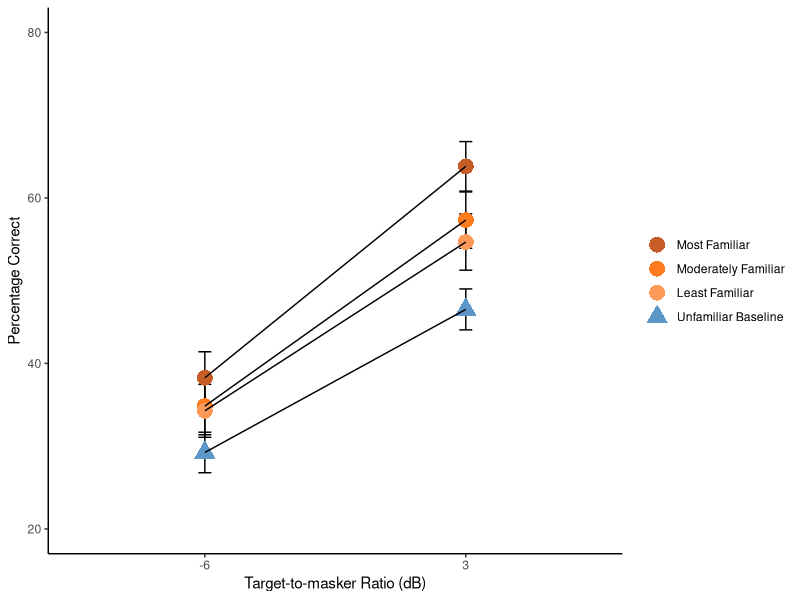

Reproduce this figure in R.
# YES means the finding was replicated, NO means it was not

# Load the file SpeechIntelligibility_PercentCorrect_(n=50) that I renames in the folder
#Libraries
#install.packages("readxl")
library(readxl)
library(tidyverse)
library(ggpubr)
library(rstatix)

# Files
data <- read_excel("Dataspeechpercent.xls") # Corresponds to the percentage of successes at voice intelligibility task
data2 <- read_excel("z_scores.xlsx") # Corresponds to the z scores computed from the results on each tasks

# The z scores have apparently been computed from the d′ from the explicit-recognition task (Fig. 2b) and the speech-intelligibility-benefit scores (Fig. 2c) 
# for each of the three familiar voices. Since there is no formula given to calculate them, they cannot
# be replicated so we will simply use them as provided.

# Data cleaning ---------------------------------------------------
# Add an ID variable
data <- rowid_to_column(data, "ID")
data2 <- rowid_to_column(data2, "ID")

# Cleaning data
# Check data
str(data) # All numeric, so good start

# Turn the - to a _ in order to be able to reference the variable in future commands
names(data) <- gsub(x = names(data), pattern = "-", replacement = "_")

# Transform to long format to use dependent and independent variables
# Put every repeated observation on its own line using gather()
data_long <- data %>%
  gather(key = "Condition", value = "Score", TMR_6_Fam1, TMR_6_Fam2, TMR_6_Fam3, TMR_6_BothUnfam, TMR3_Fam1, TMR3_Fam2, TMR3_Fam3, TMR3_BothUnfam) %>%
    convert_as_factor(ID, QuietBabble) # QuietBabble codes the two training groups: 
                                        # Quiet (0) or Babble (1) according to the codebook

# Separate familiarity and TMR, assign names to their levels
# TMR
data_long$TMR <- "-6"
data_long$TMR[grepl('^TMR3', data_long$Condition)] <- "3"
data_long$TMR <- as.factor(data_long$TMR)

# Familiarity
data_long$fam <- "Unfamiliar Baseline"
data_long$fam[grepl('Fam3$', data_long$Condition)] <- "Least Familiar"
data_long$fam[grepl('Fam2$', data_long$Condition)] <- "Moderately Familiar"
data_long$fam[grepl('Fam1$', data_long$Condition)] <- "Most Familiar"
data_long$fam <- as.factor(data_long$fam)
data_long$fam <- factor(data_long$fam, levels=c('Most Familiar', 'Moderately Familiar', 'Least Familiar', 'Unfamiliar Baseline')) # Re-order for graph later

# Order by ID again (optional)
data_long <- data_long[with(data_long,order(ID)),]

# Cleaning data2
# Check data
str(data2) # All numeric, so good start

# Transform to long format to use dependent and independent variables
# Put every repeated observation on its own line using gather()
data2_long <- data2 %>%
  gather(key = "Condition", value = "Score", RECOG_z_Fam1, RECOG_z_Fam2, RECOG_z_Fam3, INTELL_z_Fam1, INTELL_z_Fam2, INTELL_z_Fam3) %>%
  convert_as_factor(ID, QuietBabble) # QuietBabble codes the two training groups: 
                                      # Quiet (0) or Babble (1) according to the codebook

# Separate familiarity and task (no TMR here), assign names to their levels
# Task
data2_long$Task <- "Reco"
data2_long$Task[grepl('^INTELL', data2_long$Condition)] <- "Intell"
data2_long$Task <- as.factor(data2_long$Task)

# Familiarity (no unfamiliar baseline here)
data2_long$fam <- "Least Familiar"
data2_long$fam[grepl('Fam2$', data2_long$Condition)] <- "Moderately Familiar"
data2_long$fam[grepl('Fam1$', data2_long$Condition)] <- "Most Familiar"
data2_long$fam <- as.factor(data2_long$fam)
data2_long$fam <- factor(data2_long$fam, levels=c('Most Familiar', 'Moderately Familiar', 'Least Familiar')) # Re-order the factors

# Order by ID again (optional)
data2_long <- data2_long[with(data2_long,order(ID)),]

# Replications ----------------------------------------------------
# Graph 3: mean differences and standard errors for within-factors (TMR and Familiarity)
# Unfortunately, mean and standard error of the mean  for performance on the speech intelligibility task
# do not appear anywhere outside this graph 3. It is thus replicated as a substitute for summary 
# statistics.
# Choose the same colours as in the paper 
group.colors <- c("#c65c28", "#fe7c1f", "#fe9a59", "#5d97c8")

# Plot the means
data_long %>% ggplot(aes(TMR, Score, color = fam, group = fam)) +
  stat_summary(fun = mean, 
               fun.min = function(x) mean(x) - sd(x)/sqrt(length(x)), 
               fun.max = function(x) mean(x) + sd(x)/sqrt(length(x)),
               geom = 'errorbar',  width = 0.05, col = 'black') + # Constructs the SE intervals
  stat_summary(fun = mean,
               geom = 'point', size=5, 
               aes(shape = fam)) + # Plots point estimates for the mean
  stat_summary(fun = mean, fun.min = mean, fun.max = mean,
               geom = 'line', col = 'black') + # Joins the points together
  scale_shape_manual(values=c(16,16,16,17)) + # Sets the shapes to be like in the original paper
  scale_fill_manual(values=group.colors) + # Sets the colours to be like in the original paper
  scale_colour_manual(values=group.colors) +
  coord_cartesian(ylim=c(20, 80)) +
  xlab('Target-to-masker Ratio (dB)') +
  ylab('Percentage Correct') +
  theme_classic() + # Aesthetic tweak to make it identical to the paper
  theme(legend.title=element_blank()) # Remove legend title since it's not present in the paper

# The graph is similar, except for a disparity between the least familiar and moderately familiar voices
# between TMRs --> NO replication.

# Finding 1: Three-way mixed ANOVA with the factors training group (quiet, babble), 
# familiarity (most familiar, moderately familiar, least familiar, unfamiliar), and 
# TMR (−6 dB, +3 dB; within subjects) 
## Check assumptions
## Outliers
data_long %>%
  group_by(fam, TMR, QuietBabble) %>%
  identify_outliers(Score) # One outlier, it should be fine

## Normality assumption
data_long %>%
  group_by(fam, TMR, QuietBabble) %>%
  shapiro_test(Score) # Some very small p values, assumption is clearly violated

## Homogneity of variance assumption
data_long %>%
  group_by(fam, TMR) %>%
  levene_test(Score ~ QuietBabble) # For the unfamiliar baseline, this assumption is clearly violated

## Computing the results
res.aov <- anova_test(
  data = data_long, dv = Score, wid = ID,
  between = QuietBabble, within = c(fam, TMR)
)
get_anova_table(res.aov)

## Comparing with the results that they have: (Left side is in paper, arrow shows what has been found here)
## Effect of group, F(1, 48) = 0.20, p = .66, --> this is also in the table: YES
## Group × TMR: F(1, 48) = 1.19, p = .28 --> this is also in the table: YES
## Group × Familiarity: F(3, 144) = 0.17, p = .91 --> lower p-value of 0.89 for some reason: NO
## Group × Familiarity × TMR: F(3, 144) = 0.15, p = .93 --> this is also in the table: YES
## Interaction between TMR and familiarity, F(3, 144) = 7.47, p < .001 --> this is also in the table: YES
## Main effect of familiarity was significant, F(2.6, 125.4) = 10.49, p< .001 --> Yes, p-value 
## is tiny and in table: YES
## Intelligibility was significantly better at +3 dB than at −6 dB TMR, F(1, 48) = 140.96, p < .001 --> 
## Yes, p-value is tiny and in table: YES

# Finding 2: Two-way within-subjects ANOVA with the factors familiarity (most familiar, moderately 
# familiar, least familiar, unfamiliar) and task (speech intelligibility, voice recognition) using the
# z scores provided

## Computing the results
res.aov <- anova_test(
  data = data2_long, dv = Score, wid = ID,
  within = c(fam, Task)
)
get_anova_table(res.aov)

## Comparing with the results that they have: (Left side is in paper, arrow shows what has been found here)
## Two-way interaction between task and familiarity was significant, F(1.8, 86.7) = 4.55, p = .017
## --> This is also in the table: YES

# Finding 3: Follow-up one-way ANOVA with factor familiarity (most familiar, moderately familiar, least 
# familiar, unfamiliar) using task as a dependent variable¨
## The method for conducting these one-way ANOVAs using the z-scores is not made very clear so here is
## is just an idea of how they could have been performed
# Subsetting the long data for both tasks
data_intell <- data2_long %>% filter(Task == 'Intell')
data_reco <- data2_long %>% filter(Task == 'Reco')

# Conducting two one-way ANOVAs, one for each task
res.aov <- aov(Score ~ fam, data = data_intell)
summary(res.aov)
res.aov <- aov(Score ~ fam, data = data_reco)
summary(res.aov)

## Comparing with the results that they have: (Left side is in paper, arrow shows what has been found here)
## Significant effect of familiarity on speech-intelligibility-benefit scores, F(2, 98) = 4.27, p = .017
## --> Very different results here with F(2, 148) = 2.07, p = 0.129: NO
## Non-significant effect of familiarity on explicit-recognition scores, F(2, 98) = 0.15, p = .87
## --> Very different results here with F(2, 147) = 0.06, p = 0.94: NO¨
